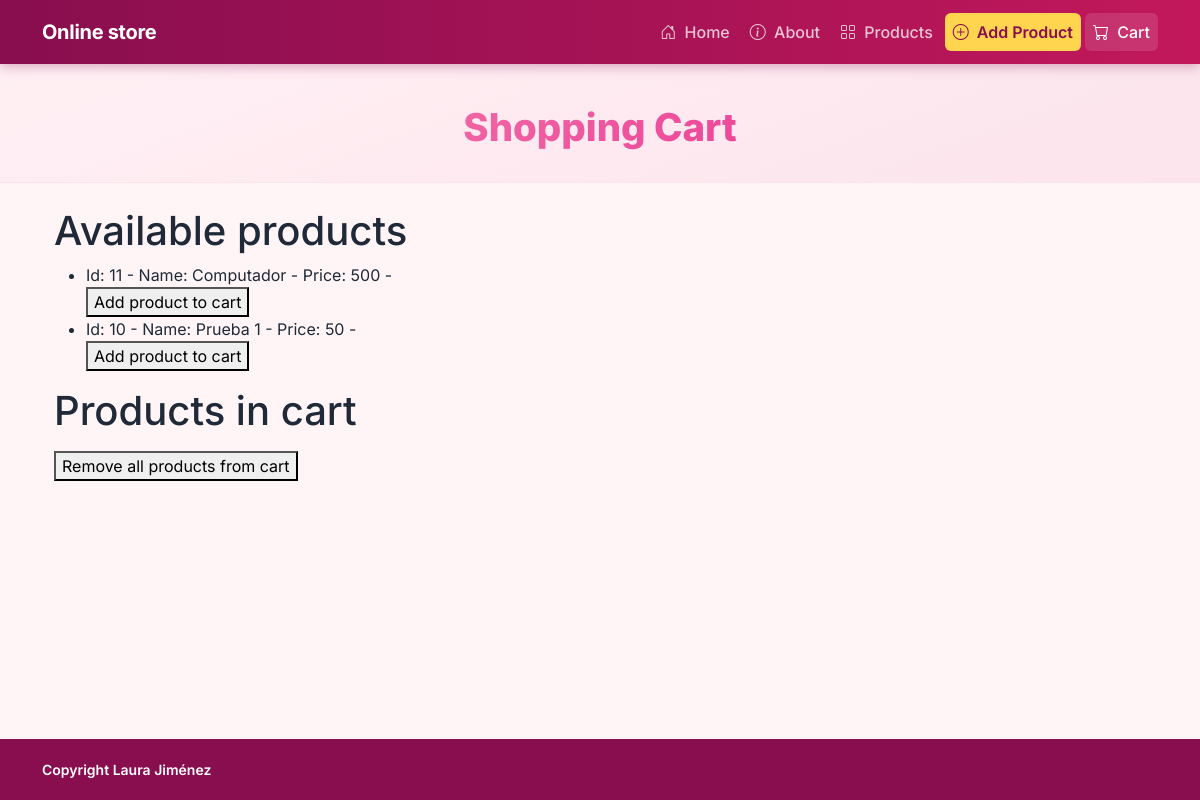
Before: /cart/ with the older database file.
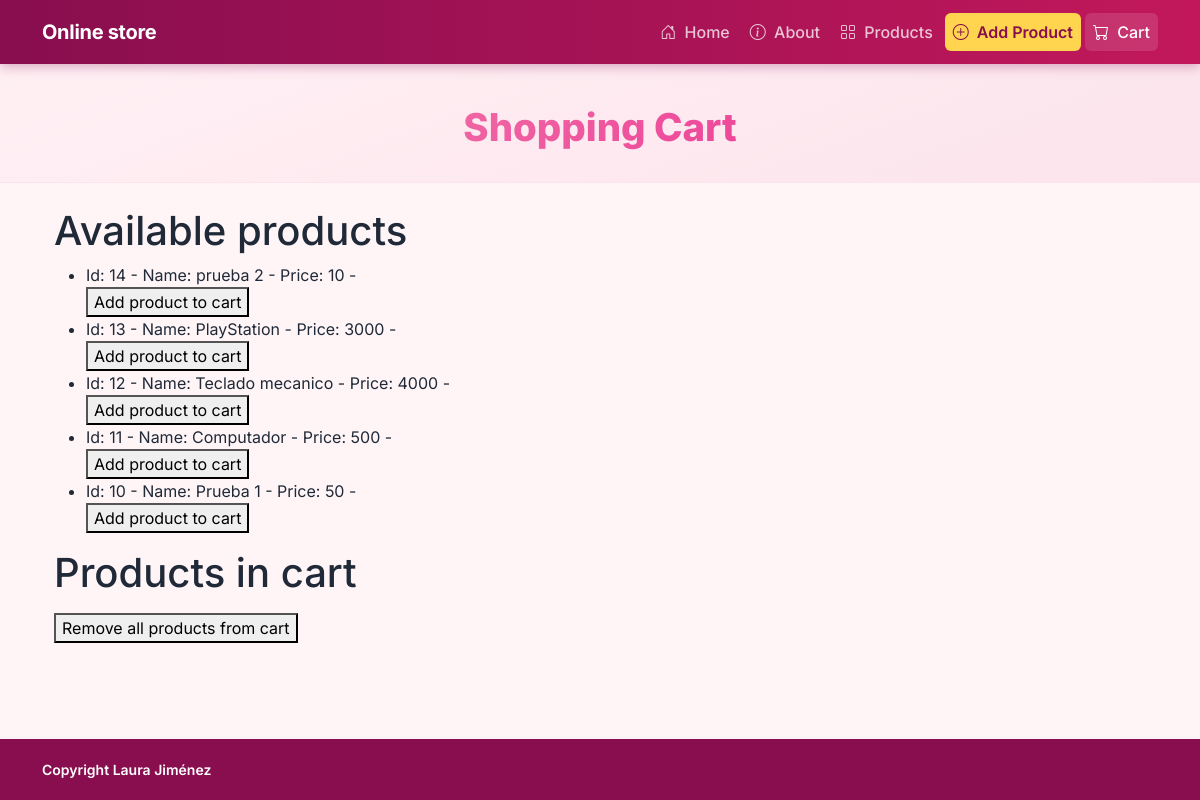
After: the same page with the newer database file.
### products/models.py (models this page shows, shortened)
class Product(models.Model):
    name = models.CharField(
        max_length=200,
        verbose_name='Nombre del producto',
    )
    price = models.IntegerField(
        verbose_name='Precio (USD)',
    )
    description = models.TextField(
        verbose_name='Descripción',
        blank=True,
        null=True,
    )
    created_at = models.DateTimeField(
        auto_now_add=True,
        verbose_name='Creado el',
    )
    updated_at = models.DateTimeField(
        auto_now=True,
        verbose_name='Actualizado el',
    )
    class Meta:
        ordering = ['-created_at']
        verbose_name = 'Producto'
        verbose_name_plural = 'Productos'

### pages/views.py (the view, shortened to what this page needs)
# urls.py: path('cart/', CartView.as_view(), name='cart_index'),
class CartView(View):
    template_name = 'cart/index.html'
    def get(self, request):
        db_products = Product.objects.all()
        products = {str(p.id): p for p in db_products}
        cart_products = {}
        cart_product_data = request.session.get('cart_product_data', {})
        for key, product in products.items():
            if str(key) in cart_product_data.keys():
                cart_products[key] = product
        view_data = {
            'title': 'Cart - Online Store',
            'subtitle': 'Shopping Cart',
            'products': products,
            'cart_products': cart_products
        }
        return render(request, self.template_name, view_data)

### pages/templates/cart/index.html (shortened to what this page needs)
{% extends 'base.html' %}
{% block header_title %} {{subtitle}} {% endblock %}
{% block content %}
<div class="container">
    <div class="row justify-content-center">
        <div class="col-md-12">
            <h1>Available products</h1>
            <ul>
                {% for key, product in products.items %}
                <li>
                    Id: {{ key }} -
                    Name: {{ product.name }} -
                    Price: {{ product.price }} -
                    <form method="post" action="{% url 'pages:cart_add' key %}">
                        <button type="submit">Add product to cart</button>
                    </form>
                </li>
                {% endfor %}
            </ul>
        </div>
    </div>
    <div class="row justify-content-center">
        <div class="col-md-12">
            <h1>Products in cart</h1>
            <form method="post" action="{% url 'pages:cart_removeAll' %}">
                <button type="submit">Remove all products from cart</button>
            </form>
        </div>
    </div>
</div>
{% endblock %}

Changed rows visible on the page:
added Product: id "14", name "prueba 2", price "10"
added Product: id "13", name "PlayStation", price "3000"
added Product: id "12", name "Teclado mecanico", price "4000"
